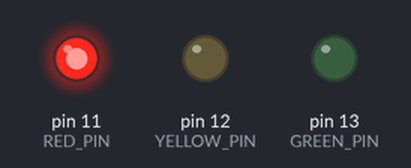
Recording of a sketch running on a simulated Arduino Uno, built with avr-gcc and run on an emulated ATmega328P. On the bench: output pins drawn as LEDs (lit = HIGH).

Above: at 3.5 s.
At 8.5 s:
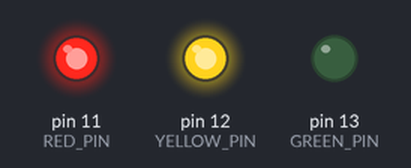
At 15.0 s:
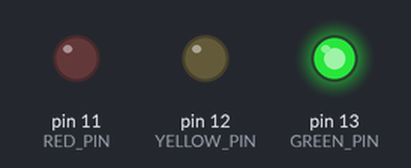
At 20.15 s:
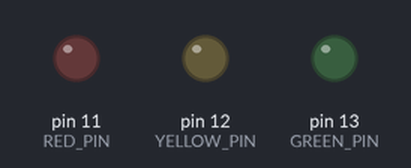
At 23.5 s:
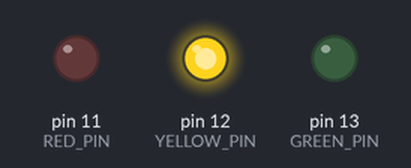
Timing chart, 0 to 32.5 s (numbered marks = the images above):
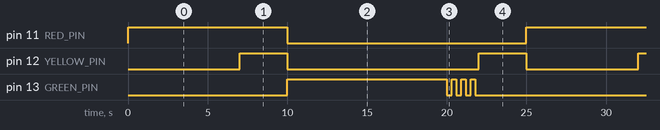

The sketch:

trafficlight.ino
```cpp
#include <IRremote.hpp>

// ----------------- Visible LEDs -----------------
const uint8_t RED_PIN    = 11;
const uint8_t YELLOW_PIN = 12;
const uint8_t GREEN_PIN  = 13;

// ----------------- Timings (ms) -----------------
const unsigned long TIME_RED         = 7000;
const unsigned long TIME_RED_YELLOW  = 3000;
const unsigned long TIME_GREEN       = 10000;
const unsigned long TIME_GREEN_FLASH = 2000;
const unsigned long TIME_YELLOW      = 3000;

const unsigned long GREEN_FLASH_TOGGLE_MS = 300;
const unsigned long IR_SEND_PERIOD_MS     = 300; // more stable

// ----------------- IR settings -----------------
const uint8_t IR_SEND_PIN = 3;

// ----------------- State machine -----------------
enum LightState {
  S_RED,
  S_RED_YELLOW,
  S_GREEN,
  S_GREEN_FLASH,
  S_YELLOW
};

LightState state = S_RED;

unsigned long stateStartMs = 0;
unsigned long lastFlashToggleMs = 0;
bool greenFlashOn = false;

unsigned long lastIrSendMs = 0;

// ----------------- STATE → CODE -----------------
uint8_t codeForState(LightState s) {
  switch (s) {
    case S_RED:         return 0;
    case S_RED_YELLOW:  return 1;
    case S_GREEN:       return 2;
    case S_GREEN_FLASH: return 3;
    case S_YELLOW:      return 4;
    default:            return 0;
  }
}

// ----------------- LED CONTROL -----------------
void setLedsForState(LightState s, unsigned long nowMs) {
  switch (s) {
    case S_RED:
      digitalWrite(RED_PIN, HIGH);
      digitalWrite(YELLOW_PIN, LOW);
      digitalWrite(GREEN_PIN, LOW);
      break;

    case S_RED_YELLOW:
      digitalWrite(RED_PIN, HIGH);
      digitalWrite(YELLOW_PIN, HIGH);
      digitalWrite(GREEN_PIN, LOW);
      break;

    case S_GREEN:
      digitalWrite(RED_PIN, LOW);
      digitalWrite(YELLOW_PIN, LOW);
      digitalWrite(GREEN_PIN, HIGH);
      break;

    case S_GREEN_FLASH:
      if (nowMs - lastFlashToggleMs >= GREEN_FLASH_TOGGLE_MS) {
        lastFlashToggleMs = nowMs;
        greenFlashOn = !greenFlashOn;
      }
      digitalWrite(RED_PIN, LOW);
      digitalWrite(YELLOW_PIN, LOW);
      digitalWrite(GREEN_PIN, greenFlashOn ? HIGH : LOW);
      break;

    case S_YELLOW:
      digitalWrite(RED_PIN, LOW);
      digitalWrite(YELLOW_PIN, HIGH);
      digitalWrite(GREEN_PIN, LOW);
      break;
  }
}

// ----------------- STATE TRANSITION -----------------
void advanceStateIfNeeded(unsigned long nowMs) {
  unsigned long elapsed = nowMs - stateStartMs;

  switch (state) {
    case S_RED:
      if (elapsed >= TIME_RED) {
        state = S_RED_YELLOW;
        stateStartMs = nowMs;
      }
      break;

    case S_RED_YELLOW:
      if (elapsed >= TIME_RED_YELLOW) {
        state = S_GREEN;
        stateStartMs = nowMs;
      }
      break;

    case S_GREEN:
      if (elapsed >= TIME_GREEN) {
        state = S_GREEN_FLASH;
        stateStartMs = nowMs;
        lastFlashToggleMs = nowMs;
        greenFlashOn = false;
      }
      break;

    case S_GREEN_FLASH:
      if (elapsed >= TIME_GREEN_FLASH) {
        state = S_YELLOW;
        stateStartMs = nowMs;
      }
      break;

    case S_YELLOW:
      if (elapsed >= TIME_YELLOW) {
        state = S_RED;
        stateStartMs = nowMs;
      }
      break;
  }
}

// ----------------- IR SENDING -----------------
void sendIrStateIfNeeded(unsigned long nowMs) {
  if (nowMs - lastIrSendMs >= IR_SEND_PERIOD_MS) {
    lastIrSendMs = nowMs;

    uint16_t address = 0x1234;
    uint8_t command  = codeForState(state);

    IrSender.sendNEC(address, command, 0);
  }
}

// ----------------- SETUP -----------------
void setup() {
  pinMode(RED_PIN, OUTPUT);
  pinMode(YELLOW_PIN, OUTPUT);
  pinMode(GREEN_PIN, OUTPUT);

  IrSender.begin(IR_SEND_PIN, ENABLE_LED_FEEDBACK);

  state = S_RED;
  stateStartMs = millis();
}

// ----------------- LOOP -----------------
void loop() {
  unsigned long nowMs = millis();

  advanceStateIfNeeded(nowMs);
  setLedsForState(state, nowMs);
  sendIrStateIfNeeded(nowMs);
}
```

Measured:
- by itself, pin 11 (RED_PIN): alternates HIGH for 10.0 s and LOW for 15.0 s
- by itself, pin 12 (YELLOW_PIN): repeats every 25.0 s: LOW 12.0 s, HIGH 3.0 s, LOW 7.0 s, HIGH 3.0 s
- by itself, pin 13 (GREEN_PIN): repeats every 25.0 s: 3 × (LOW 0.30 s, HIGH 0.30 s), LOW 13.2 s, HIGH 10.0 s
